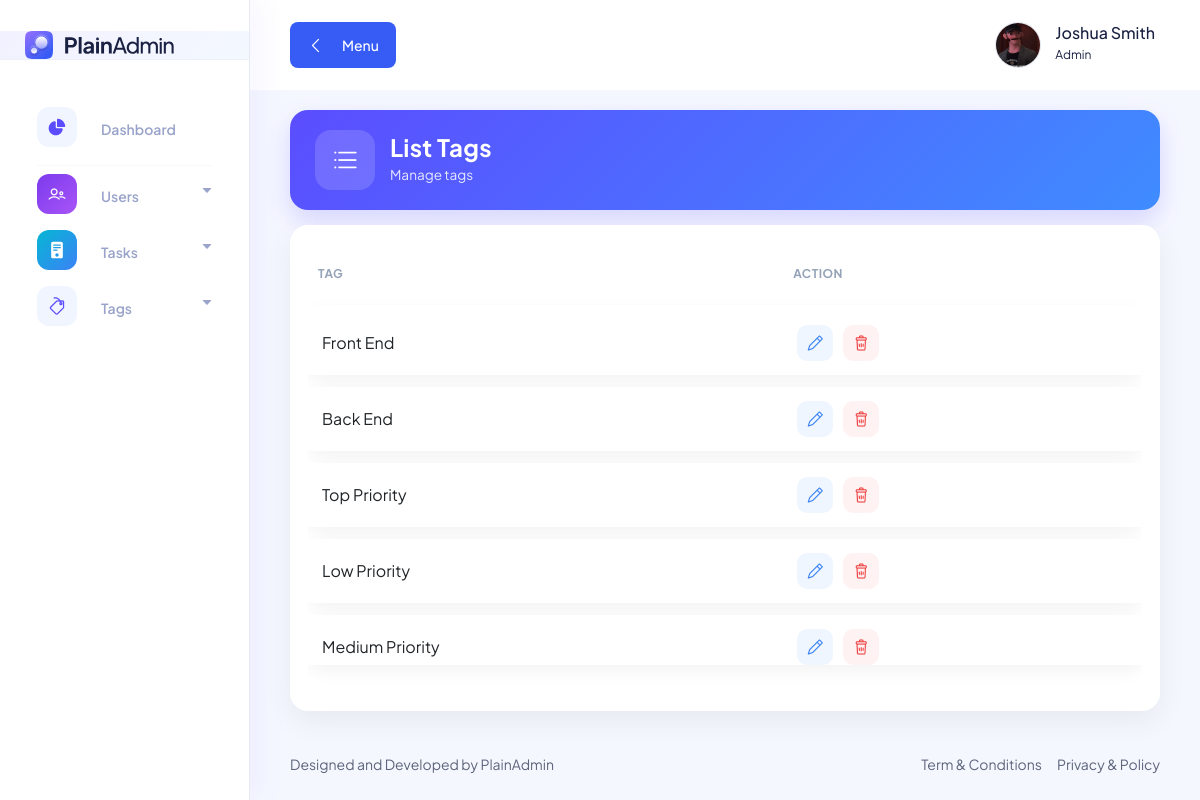
Screenshot of /pages/tags/list.tag.php (signed in) with the database file from the repository.
### tables this page shows
CREATE TABLE `users_tbl` (
  `user_id` int(11) NOT NULL AUTO_INCREMENT,
  `full_name` varchar(100) NOT NULL,
  `username` varchar(100) NOT NULL,
  `email` varchar(100) NOT NULL,
  `password` varchar(100) NOT NULL,
  `role` int(11) NOT NULL DEFAULT 2,
  `bio` varchar(255) DEFAULT NULL,
  `profile` varchar(255) DEFAULT NULL,
  PRIMARY KEY (`user_id`)
);

CREATE TABLE `tags_tbl` (
  `tag_id` int(11) NOT NULL AUTO_INCREMENT,
  `tag` varchar(255) NOT NULL,
  PRIMARY KEY (`tag_id`)
);

### includes/utils/user.utils.php (called while the page is built, shortened)
<?php
function get_user_profile_image($conn, $user_id) : string {
    $all_users = mysqli_query($conn, "SELECT * FROM users_tbl WHERE user_id = '$user_id'");
    $user = mysqli_fetch_array($all_users);
    return "/task_management/uploads/profiles/" . $user['profile'];
}

### pages/tags/list.tag.php (the view, shortened to what this page needs)
<?php require_once '../../includes/conn.php'; ?>
<?php include_once "../../includes/utils/user.utils.php"; ?>
<!DOCTYPE html>
<html lang="en">
<head>
    <?php include_once "../../includes/components/links.php"; ?>
</head>
<body>
    <?php include_once "../../includes/elements/sidebar.php"; ?>
    <main class="main-wrapper">
        <?php include_once "../../includes/elements/navbar.php"; ?>
        <div class="container-fluid">
            <div class="page-header">
                <div class="header-icon">
                    <i class="lni lni-list"></i>
                </div>
                <div>
                    <h2 class="header-title">List Tags</h2>
                    <p class="header-subtitle">Manage tags</p>
                </div>
            </div>
            <div class="glass-card">
                <div class="table-responsive">
                    <table class="table">
                        <thead>
                            <tr>
                                <th>Tag</th>
                                <th>Action</th>
                            </tr>
                        </thead>
                        <tbody>
                            <?php
                            $tags = mysqli_query($conn, "SELECT * FROM tags_tbl");
                            while ($tag = mysqli_fetch_array($tags)) {
                                ?>
                                <tr>
                                    <td>
                                        <div class="tag-name"><?= $tag['tag']; ?></div>
                                    </td>
                                    <td>
                                        <div class="action">
                                            <a class="action-btn edit"
                                                href="edit.tag.php?tag_id=<?= $tag['tag_id']; ?>">
                                                <i class="lni lni-pencil"></i>
                                            </a>
                                            <a class="action-btn delete"
                                                href="ctrlData/ctrl.delete.tag.php?tag_id=<?= $tag['tag_id']; ?>">
                                                <i class="lni lni-trash-can"></i>
                                            </a>
                                        </div>
                                    </td>
                                </tr>
                            <?php } ?>
                        </tbody>
                    </table>
                </div>
            </div>
        </div>
        <?php include_once "../../includes/elements/footer.php"; ?>
    </main>
    <?php include_once "../../includes/components/scripts.php"; ?>
</body>
</html>

### includes/elements/navbar.php (shortened to what this page needs)
<header class="header">
    <div class="container-fluid">
        <div class="row">
            <div class="col-lg-5 col-md-5 col-6">
                <div class="header-left d-flex align-items-center">
                    <div class="menu-toggle-btn mr-15">
                        <button id="menu-toggle" class="main-btn primary-btn btn-hover">
                            <i class="lni lni-chevron-left me-2"></i> Menu
                        </button>
                    </div>
                </div>
            </div>
            <div class="col-lg-7 col-md-7 col-6">
                <div class="header-right">
                    <div class="profile-box ml-15">
                        <button class="dropdown-toggle bg-transparent border-0" type="button" id="profile"
                            data-bs-toggle="dropdown" aria-expanded="false">
                            <div class="profile-info">
                                <div class="info">
                                    <img class="image"
                                        src="<?php echo get_user_profile_image($conn, $_SESSION['user_id']); ?>"
                                        alt="<?php echo $_SESSION['fullname']; ?>" />
                                    <div>
                                        <h6 class="fw-500">
                                            <?php echo $_SESSION['fullname']; ?>
                                        </h6>
                                        <p>
                                            <?php echo $_SESSION['role']; ?>
                                        </p>
                                    </div>
                                </div>
                            </div>
                        </button>
                    </div>
                </div>
            </div>
        </div>
    </div>
</header>

### assets/css/fullcalendar.css (style rules this page uses)
:root { --fc-daygrid-event-dot-width:8px;--fc-list-event-dot-width:10px;--fc-list-event-hover-bg-color:#f5f5f5 }

### pages/tags/list.tag.php (style rules this page uses)
:root { --primary: #5b4dff; --secondary: #3f8cff; --border: #e5e7eb; --muted: #64748b; }
body { background: #f5f7ff; }
.page-header { background: linear-gradient(135deg, var(--primary), var(--secondary)); border-radius: 18px; padding: 20px 25px; color: #fff; display: flex; align-items: center; gap: 15px; box-shadow: 0 10px 25px rgba(91, 77, 255, .20); margin-top: 20px; }
.header-icon { width: 60px; height: 60px; border-radius: 16px; background: rgba(255, 255, 255, .15); display: flex; align-items: center; justify-content: center; font-size: 24px; }
.header-title { font-size: 1.5rem; font-weight: 700; margin: 0; color: #ffffff; letter-spacing: .3px; }
.header-subtitle { margin: 0; font-size: .85rem; color: rgba(255, 255, 255, .85); }
.glass-card { background: #fff; border-radius: 18px; padding: 18px; margin-top: 15px; box-shadow: 0 10px 30px rgba(0, 0, 0, .06); }
.table { border-collapse: separate; border-spacing: 0 12px; }
.table thead th { font-size: 12px; color: #94a3b8; text-transform: uppercase; letter-spacing: .5px; border: none !important; padding: 10px; }
.table tbody tr { background: #fff; box-shadow: 0 6px 18px rgba(0, 0, 0, .05); border-radius: 14px; transition: .2s ease; }
.table td { border: none !important; vertical-align: middle; padding: 14px; }
.action { display: flex; align-items: center; gap: 10px; }
.action-btn { width: 36px; height: 36px; display: flex; align-items: center; justify-content: center; border-radius: 10px; transition: .2s ease; text-decoration: none; }
.edit { background: #eff6ff; color: #3b82f6; }
.delete { background: #fef2f2; color: #ef4444; border: none; }

### rows the page displays
users_tbl: profile (picture)
tags_tbl: tag "Front End"
tags_tbl: tag "Back End"
tags_tbl: tag "Top Priority"
tags_tbl: tag "Low Priority"
tags_tbl: tag "Medium Priority"

### other values shown
$_SESSION['fullname'] "Joshua Smith"
$_SESSION['role'] "Admin"
